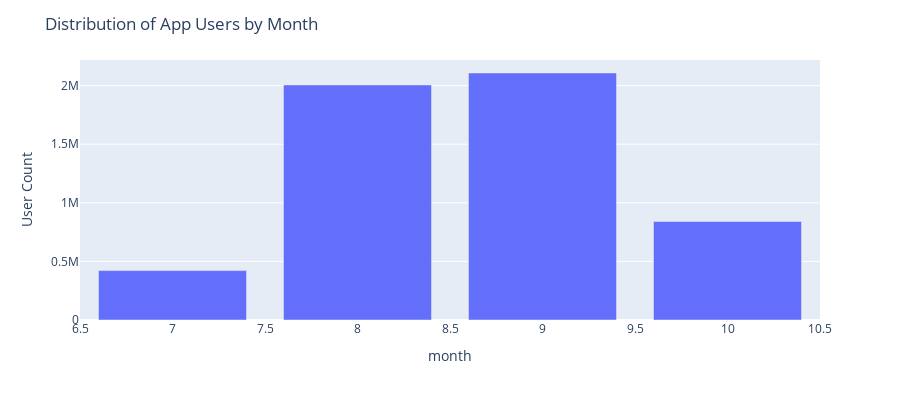

The cell this chart's notebook holds for it:
### Code cell
month_count = df.groupby(['month'])['installation_id'].count().reset_index()
total = len(df)
month_count['percent'] = round((month_count['installation_id']/total)*100,2)

fig = px.bar(month_count, x='month', y='installation_id',
             hover_data=['month','percent'],
             labels={'installation_id':'User Count'}, 
             height=400)

#fig.update_traces(hoverinfo='label+value', textinfo='percent', textfont_size=20, 
                  #marker=dict(colors=colors, line=dict(color='#000000', width=2)))

fig.update_layout(title='Distribution of App Users by Month')
fig.show()

### Figure 1 — Plotly figure (JSON) as saved in the notebook; plotly's stock layout.template omitted (floating-point values rounded to 4 significant figures)
{"data": [{"alignmentgroup": "True", "customdata": [[7, 7.84], [8, 37.32], [9, 39.21], [10, 15.64]], "hoverlabel": {"namelength": 0}, "hovertemplate": "month=%{customdata[0]}<br>User Count=%{y}<br>percent=%{customdata[1]}", "legendgroup": "", "marker": {"color": "#636efa"}, "name": "", "offsetgroup": "", "orientation": "v", "showlegend": false, "textposition": "auto", "type": "bar", "x": [7, 8, 9, 10], "xaxis": "x", "y": [421347, 2005905, 2107758, 840531], "yaxis": "y"}], "layout": {"barmode": "relative", "height": 400, "legend": {"tracegroupgap": 0}, "margin": {"t": 60}, "title": {"text": "Distribution of App Users by Month"}, "xaxis": {"anchor": "y", "domain": [0, 1], "title": {"text": "month"}}, "yaxis": {"anchor": "x", "domain": [0, 1], "title": {"text": "User Count"}}}}
